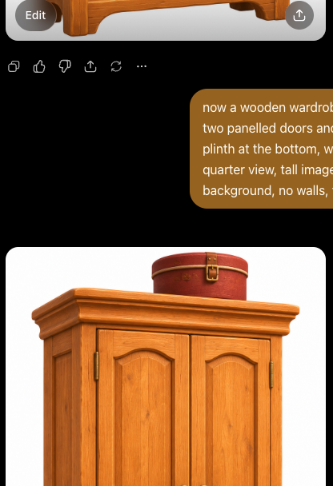
#> input picture art/world_assets/house_furniture/ref/wardrobe.png, 333 x 486 px, found by its file name
$ python wardrobe_iou.py
#> lines starting #> are read from the running program, lines starting #| are printed output that depends on the picture; after the words box and inside, x2 and y2 are one past the last pixel; in counts of white or black regions, pixels touching at a corner belong together
"""Silhouette IoU of a wardrobe review render against the reference, in the same frame (the review
camera is the reference's own), and the rows and columns where they differ most.

    uv run --no-project --with pillow --with numpy python art/world_assets/house_furniture/wardrobe_iou.py <render.png> [overlay.png]
"""
import sys

import numpy as np
from PIL import Image

REF = "art/world_assets/house_furniture/ref/wardrobe.png"


def mask(path):
    a = np.asarray(Image.open(path).convert("RGB").resize((1024, 1536))).astype(int)
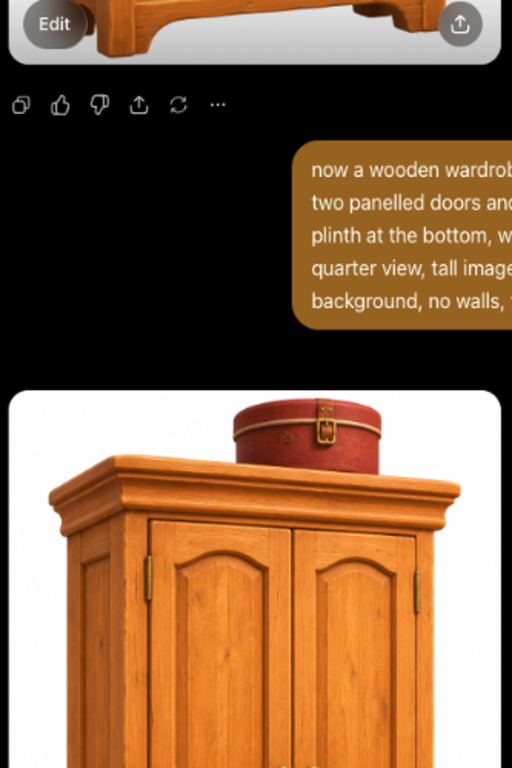
#> a: shape (1536, 1024, 3) int64 (shown at 1/2 size); mean R, G, B 134.6, 99.5, 70.5
    return (a.min(axis=2) < 235)
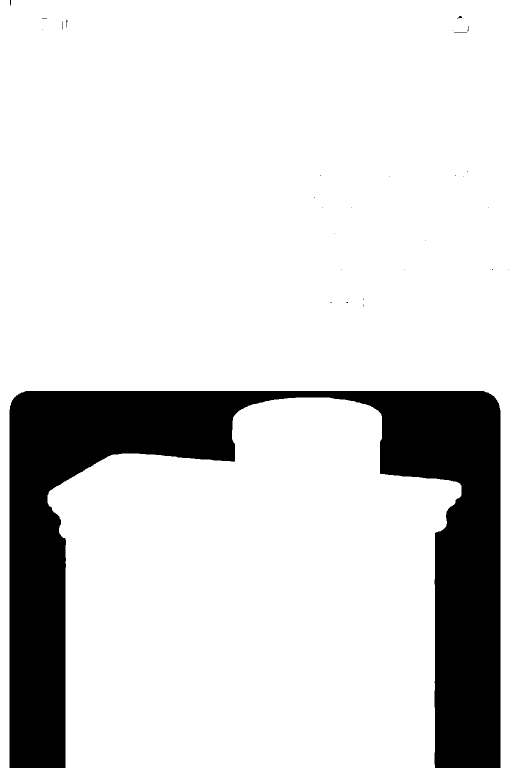
#> returned value: shape (1536, 1024) bool (shown at 1/2 size); 84.2% white; 30 black regions (25 under 20 px), largest, box (x1, y1, x2, y2) and area: (19, 782, 1001, 1536) 247699, (914, 32, 924, 37) 26, (908, 64, 934, 65) 26, (20, 0, 22, 12) 21, (132, 39, 135, 55) 20


#> (the run stopped early here; a loop or call above may not have finished)

$ run again, with art/world_assets/house_furniture/ref/bookshelf.png copied over art/world_assets/house_furniture/ref/wardrobe.png
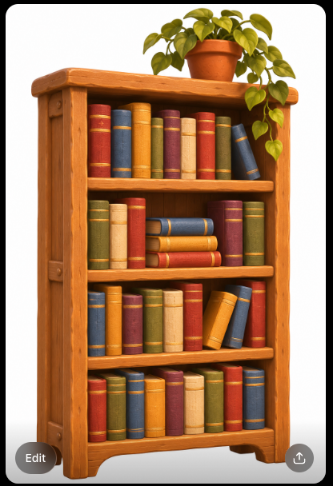
#> input picture art/world_assets/house_furniture/ref/bookshelf.png, 333 x 486 px, found by its file name
#> in mask, `a = np.asarray(Image.open(path).convert("RGB").resize((1024, 1536))).a..`:
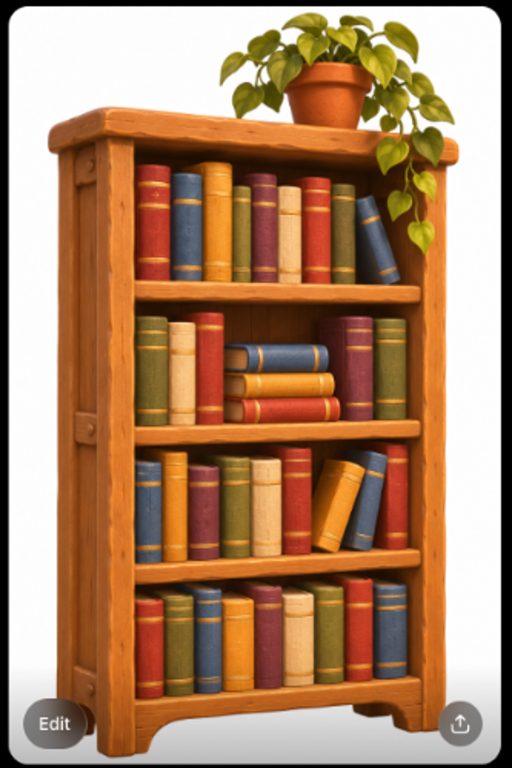
#> a: shape (1536, 1024, 3) int64 (shown at 1/2 size); mean R, G, B 171.5, 131.3, 99.8
#> in mask, `return (a.min(axis=2) < 235)`:
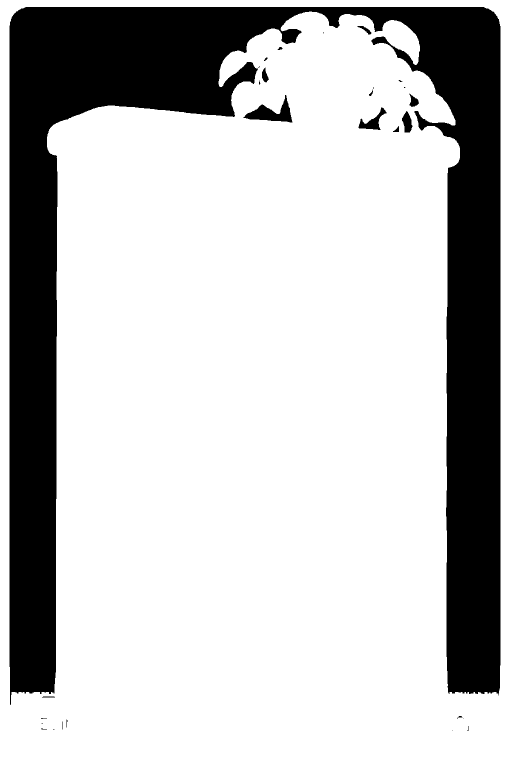
#> returned value: shape (1536, 1024) bool (shown at 1/2 size); 76.1% white; 28 black regions (14 under 20 px), largest, box (x1, y1, x2, y2) and area: (19, 14, 1001, 1410) 371344, (487, 190, 585, 245) 2179, (717, 215, 773, 260) 893

$ run again, with art/world_assets/house_furniture/ref/dining_table.png copied over art/world_assets/house_furniture/ref/wardrobe.png
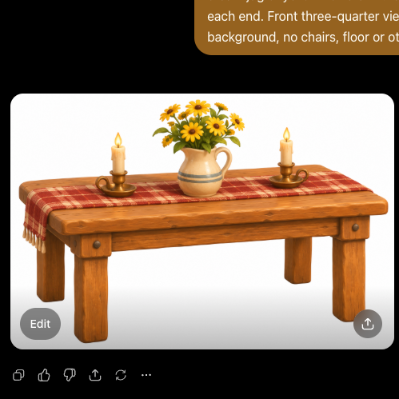
#> input picture art/world_assets/house_furniture/ref/dining_table.png, 399 x 399 px, found by its file name
#> in mask, `a = np.asarray(Image.open(path).convert("RGB").resize((1024, 1536))).a..`:
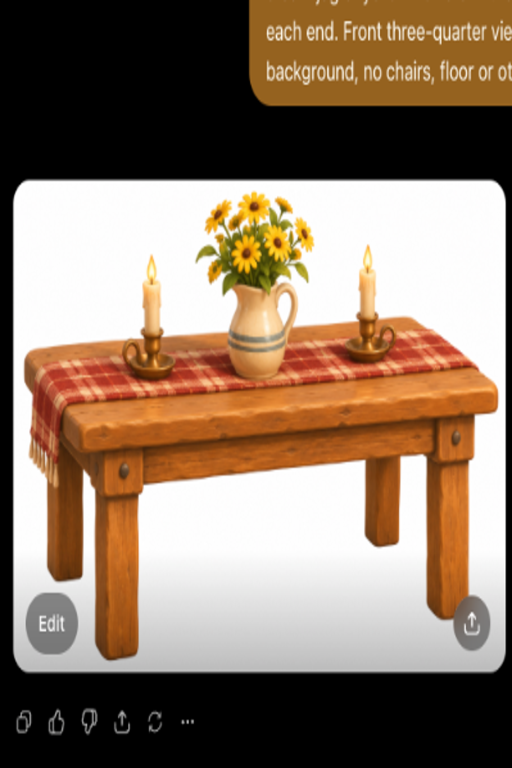
#> a: shape (1536, 1024, 3) int64 (shown at 1/2 size); mean R, G, B 143.5, 122.6, 104.5
#> in mask, `return (a.min(axis=2) < 235)`:
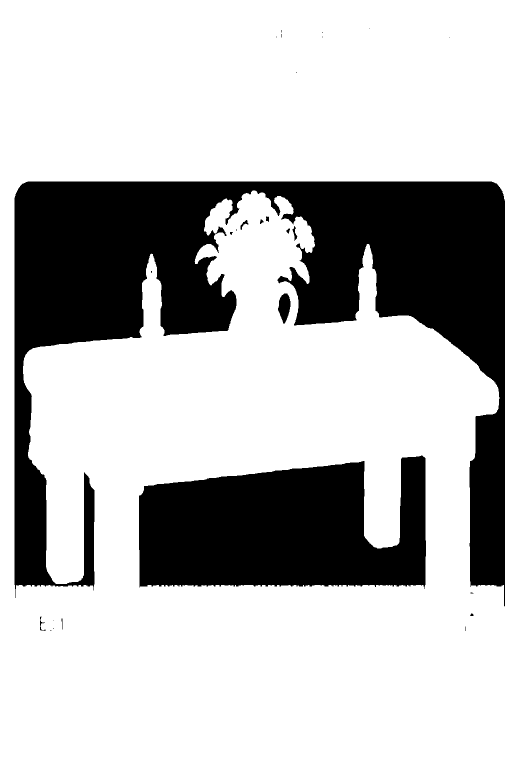
#> returned value: shape (1536, 1024) bool (shown at 1/2 size); 73.3% white; 27 black regions (15 under 20 px), largest, box (x1, y1, x2, y2) and area: (29, 363, 1010, 1213) 299582, (278, 911, 852, 1178) 118979, (556, 587, 581, 648) 1022
